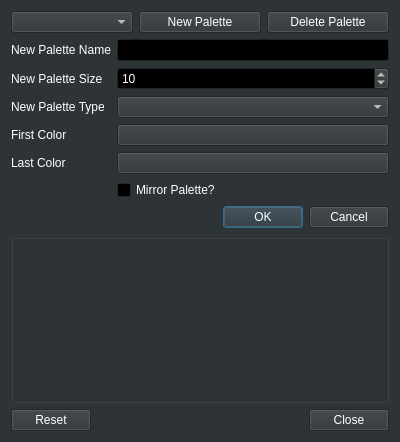
<?xml version="1.0" encoding="UTF-8"?>
<ui version="4.0">
 <class>PaletteControl</class>
 <widget class="QDialog" name="PaletteControl">
  <property name="geometry">
   <rect>
    <x>0</x>
    <y>0</y>
    <width>400</width>
    <height>442</height>
   </rect>
  </property>
  <property name="sizePolicy">
   <sizepolicy hsizetype="MinimumExpanding" vsizetype="MinimumExpanding">
    <horstretch>0</horstretch>
    <verstretch>0</verstretch>
   </sizepolicy>
  </property>
  <property name="palette">
   <palette>
    <active>
     <colorrole role="WindowText">
      <brush brushstyle="SolidPattern">
       <color alpha="255">
        <red>255</red>
        <green>255</green>
        <blue>255</blue>
       </color>
      </brush>
     </colorrole>
     <colorrole role="Button">
      <brush brushstyle="SolidPattern">
       <color alpha="255">
        <red>46</red>
        <green>52</green>
        <blue>54</blue>
       </color>
      </brush>
     </colorrole>
     <colorrole role="Light">
      <brush brushstyle="SolidPattern">
       <color alpha="255">
        <red>69</red>
        <green>78</green>
        <blue>81</blue>
       </color>
      </brush>
     </colorrole>
     <colorrole role="Midlight">
      <brush brushstyle="SolidPattern">
       <color alpha="255">
        <red>57</red>
        <green>65</green>
        <blue>67</blue>
       </color>
      </brush>
     </colorrole>
     <colorrole role="Dark">
      <brush brushstyle="SolidPattern">
       <color alpha="255">
        <red>23</red>
        <green>26</green>
        <blue>27</blue>
       </color>
      </brush>
     </colorrole>
     <colorrole role="Mid">
      <brush brushstyle="SolidPattern">
       <color alpha="255">
        <red>30</red>
        <green>34</green>
        <blue>36</blue>
       </color>
      </brush>
     </colorrole>
     <colorrole role="Text">
      <brush brushstyle="SolidPattern">
       <color alpha="255">
        <red>255</red>
        <green>255</green>
        <blue>255</blue>
       </color>
      </brush>
     </colorrole>
     <colorrole role="BrightText">
      <brush brushstyle="SolidPattern">
       <color alpha="255">
        <red>255</red>
        <green>255</green>
        <blue>255</blue>
       </color>
      </brush>
     </colorrole>
     <colorrole role="ButtonText">
      <brush brushstyle="SolidPattern">
       <color alpha="255">
        <red>255</red>
        <green>255</green>
        <blue>255</blue>
       </color>
      </brush>
     </colorrole>
     <colorrole role="Base">
      <brush brushstyle="SolidPattern">
       <color alpha="255">
        <red>0</red>
        <green>0</green>
        <blue>0</blue>
       </color>
      </brush>
     </colorrole>
     <colorrole role="Window">
      <brush brushstyle="SolidPattern">
       <color alpha="255">
        <red>46</red>
        <green>52</green>
        <blue>54</blue>
       </color>
      </brush>
     </colorrole>
     <colorrole role="Shadow">
      <brush brushstyle="SolidPattern">
       <color alpha="255">
        <red>0</red>
        <green>0</green>
        <blue>0</blue>
       </color>
      </brush>
     </colorrole>
     <colorrole role="AlternateBase">
      <brush brushstyle="SolidPattern">
       <color alpha="255">
        <red>23</red>
        <green>26</green>
        <blue>27</blue>
       </color>
      </brush>
     </colorrole>
     <colorrole role="ToolTipBase">
      <brush brushstyle="SolidPattern">
       <color alpha="255">
        <red>255</red>
        <green>255</green>
        <blue>220</blue>
       </color>
      </brush>
     </colorrole>
     <colorrole role="ToolTipText">
      <brush brushstyle="SolidPattern">
       <color alpha="255">
        <red>0</red>
        <green>0</green>
        <blue>0</blue>
       </color>
      </brush>
     </colorrole>
    </active>
    <inactive>
     <colorrole role="WindowText">
      <brush brushstyle="SolidPattern">
       <color alpha="255">
        <red>255</red>
        <green>255</green>
        <blue>255</blue>
       </color>
      </brush>
     </colorrole>
     <colorrole role="Button">
      <brush brushstyle="SolidPattern">
       <color alpha="255">
        <red>46</red>
        <green>52</green>
        <blue>54</blue>
       </color>
      </brush>
     </colorrole>
     <colorrole role="Light">
      <brush brushstyle="SolidPattern">
       <color alpha="255">
        <red>69</red>
        <green>78</green>
        <blue>81</blue>
       </color>
      </brush>
     </colorrole>
     <colorrole role="Midlight">
      <brush brushstyle="SolidPattern">
       <color alpha="255">
        <red>57</red>
        <green>65</green>
        <blue>67</blue>
       </color>
      </brush>
     </colorrole>
     <colorrole role="Dark">
      <brush brushstyle="SolidPattern">
       <color alpha="255">
        <red>23</red>
        <green>26</green>
        <blue>27</blue>
       </color>
      </brush>
     </colorrole>
     <colorrole role="Mid">
      <brush brushstyle="SolidPattern">
       <color alpha="255">
        <red>30</red>
        <green>34</green>
        <blue>36</blue>
       </color>
      </brush>
     </colorrole>
     <colorrole role="Text">
      <brush brushstyle="SolidPattern">
       <color alpha="255">
        <red>255</red>
        <green>255</green>
        <blue>255</blue>
       </color>
      </brush>
     </colorrole>
     <colorrole role="BrightText">
      <brush brushstyle="SolidPattern">
       <color alpha="255">
        <red>255</red>
        <green>255</green>
        <blue>255</blue>
       </color>
      </brush>
     </colorrole>
     <colorrole role="ButtonText">
      <brush brushstyle="SolidPattern">
       <color alpha="255">
        <red>255</red>
        <green>255</green>
        <blue>255</blue>
       </color>
      </brush>
     </colorrole>
     <colorrole role="Base">
      <brush brushstyle="SolidPattern">
       <color alpha="255">
        <red>0</red>
        <green>0</green>
        <blue>0</blue>
       </color>
      </brush>
     </colorrole>
     <colorrole role="Window">
      <brush brushstyle="SolidPattern">
       <color alpha="255">
        <red>46</red>
        <green>52</green>
        <blue>54</blue>
       </color>
      </brush>
     </colorrole>
     <colorrole role="Shadow">
      <brush brushstyle="SolidPattern">
       <color alpha="255">
        <red>0</red>
        <green>0</green>
        <blue>0</blue>
       </color>
      </brush>
     </colorrole>
     <colorrole role="AlternateBase">
      <brush brushstyle="SolidPattern">
       <color alpha="255">
        <red>23</red>
        <green>26</green>
        <blue>27</blue>
       </color>
      </brush>
     </colorrole>
     <colorrole role="ToolTipBase">
      <brush brushstyle="SolidPattern">
       <color alpha="255">
        <red>255</red>
        <green>255</green>
        <blue>220</blue>
       </color>
      </brush>
     </colorrole>
     <colorrole role="ToolTipText">
      <brush brushstyle="SolidPattern">
       <color alpha="255">
        <red>0</red>
        <green>0</green>
        <blue>0</blue>
       </color>
      </brush>
     </colorrole>
    </inactive>
    <disabled>
     <colorrole role="WindowText">
      <brush brushstyle="SolidPattern">
       <color alpha="255">
        <red>23</red>
        <green>26</green>
        <blue>27</blue>
       </color>
      </brush>
     </colorrole>
     <colorrole role="Button">
      <brush brushstyle="SolidPattern">
       <color alpha="255">
        <red>46</red>
        <green>52</green>
        <blue>54</blue>
       </color>
      </brush>
     </colorrole>
     <colorrole role="Light">
      <brush brushstyle="SolidPattern">
       <color alpha="255">
        <red>69</red>
        <green>78</green>
        <blue>81</blue>
       </color>
      </brush>
     </colorrole>
     <colorrole role="Midlight">
      <brush brushstyle="SolidPattern">
       <color alpha="255">
        <red>57</red>
        <green>65</green>
        <blue>67</blue>
       </color>
      </brush>
     </colorrole>
     <colorrole role="Dark">
      <brush brushstyle="SolidPattern">
       <color alpha="255">
        <red>23</red>
        <green>26</green>
        <blue>27</blue>
       </color>
      </brush>
     </colorrole>
     <colorrole role="Mid">
      <brush brushstyle="SolidPattern">
       <color alpha="255">
        <red>30</red>
        <green>34</green>
        <blue>36</blue>
       </color>
      </brush>
     </colorrole>
     <colorrole role="Text">
      <brush brushstyle="SolidPattern">
       <color alpha="255">
        <red>23</red>
        <green>26</green>
        <blue>27</blue>
       </color>
      </brush>
     </colorrole>
     <colorrole role="BrightText">
      <brush brushstyle="SolidPattern">
       <color alpha="255">
        <red>255</red>
        <green>255</green>
        <blue>255</blue>
       </color>
      </brush>
     </colorrole>
     <colorrole role="ButtonText">
      <brush brushstyle="SolidPattern">
       <color alpha="255">
        <red>23</red>
        <green>26</green>
        <blue>27</blue>
       </color>
      </brush>
     </colorrole>
     <colorrole role="Base">
      <brush brushstyle="SolidPattern">
       <color alpha="255">
        <red>46</red>
        <green>52</green>
        <blue>54</blue>
       </color>
      </brush>
     </colorrole>
     <colorrole role="Window">
      <brush brushstyle="SolidPattern">
       <color alpha="255">
        <red>46</red>
        <green>52</green>
        <blue>54</blue>
       </color>
      </brush>
     </colorrole>
     <colorrole role="Shadow">
      <brush brushstyle="SolidPattern">
       <color alpha="255">
        <red>0</red>
        <green>0</green>
        <blue>0</blue>
       </color>
      </brush>
     </colorrole>
     <colorrole role="AlternateBase">
      <brush brushstyle="SolidPattern">
       <color alpha="255">
        <red>46</red>
        <green>52</green>
        <blue>54</blue>
       </color>
      </brush>
     </colorrole>
     <colorrole role="ToolTipBase">
      <brush brushstyle="SolidPattern">
       <color alpha="255">
        <red>255</red>
        <green>255</green>
        <blue>220</blue>
       </color>
      </brush>
     </colorrole>
     <colorrole role="ToolTipText">
      <brush brushstyle="SolidPattern">
       <color alpha="255">
        <red>0</red>
        <green>0</green>
        <blue>0</blue>
       </color>
      </brush>
     </colorrole>
    </disabled>
   </palette>
  </property>
  <property name="windowTitle">
   <string>Palette Editor</string>
  </property>
  <layout class="QVBoxLayout" name="verticalLayout">
   <item>
    <layout class="QHBoxLayout" name="paletteSelectLayout">
     <property name="spacing">
      <number>6</number>
     </property>
     <item>
      <widget class="QComboBox" name="paletteComboBox"/>
     </item>
     <item>
      <widget class="QPushButton" name="createPaletteButton">
       <property name="toolTip">
        <string/>
       </property>
       <property name="text">
        <string>New Palette</string>
       </property>
      </widget>
     </item>
     <item>
      <widget class="QPushButton" name="removeButton">
       <property name="toolTip">
        <string/>
       </property>
       <property name="text">
        <string>Delete Palette</string>
       </property>
      </widget>
     </item>
    </layout>
   </item>
   <item>
    <layout class="QFormLayout" name="formLayout">
     <item row="0" column="0">
      <widget class="QLabel" name="nameLabel">
       <property name="text">
        <string>New Palette Name</string>
       </property>
      </widget>
     </item>
     <item row="0" column="1">
      <widget class="QLineEdit" name="nameLineEdit">
       <property name="toolTip">
        <string/>
       </property>
      </widget>
     </item>
     <item row="1" column="0">
      <widget class="QLabel" name="numColorsLabel">
       <property name="text">
        <string>New Palette Size</string>
       </property>
      </widget>
     </item>
     <item row="1" column="1">
      <widget class="QSpinBox" name="numColorsSpinBox">
       <property name="toolTip">
        <string>The number of colors in the new palette</string>
       </property>
       <property name="minimum">
        <number>1</number>
       </property>
       <property name="maximum">
        <number>255</number>
       </property>
       <property name="value">
        <number>10</number>
       </property>
      </widget>
     </item>
     <item row="2" column="1">
      <widget class="QComboBox" name="typeComboBox">
       <property name="toolTip">
        <string/>
       </property>
      </widget>
     </item>
     <item row="2" column="0">
      <widget class="QLabel" name="typeLabel">
       <property name="text">
        <string>New Palette Type</string>
       </property>
      </widget>
     </item>
     <item row="6" column="1">
      <widget class="QDialogButtonBox" name="createButtonBox">
       <property name="standardButtons">
        <set>QDialogButtonBox::Cancel|QDialogButtonBox::Ok</set>
       </property>
      </widget>
     </item>
     <item row="3" column="0">
      <widget class="QLabel" name="baseColorLabel">
       <property name="text">
        <string>First Color</string>
       </property>
      </widget>
     </item>
     <item row="3" column="1">
      <widget class="QPushButton" name="baseColorButton">
       <property name="toolTip">
        <string/>
       </property>
       <property name="text">
        <string/>
       </property>
      </widget>
     </item>
     <item row="4" column="1">
      <widget class="QPushButton" name="targetColorButton">
       <property name="toolTip">
        <string/>
       </property>
       <property name="text">
        <string/>
       </property>
      </widget>
     </item>
     <item row="4" column="0">
      <widget class="QLabel" name="targetColorLabel">
       <property name="text">
        <string>Last Color</string>
       </property>
      </widget>
     </item>
     <item row="5" column="1">
      <widget class="QCheckBox" name="reverseCheckBox">
       <property name="toolTip">
        <string>If true, the second half of the palette will scale back from the last color to the first color</string>
       </property>
       <property name="text">
        <string>Mirror Palette?</string>
       </property>
      </widget>
     </item>
    </layout>
   </item>
   <item>
    <widget class="QGroupBox" name="colorsGroupBox">
     <property name="title">
      <string notr="true"/>
     </property>
     <property name="flat">
      <bool>true</bool>
     </property>
     <layout class="QGridLayout" name="gridLayout">
      <item row="0" column="0">
       <widget class="QScrollArea" name="scrollArea">
        <property name="frameShape">
         <enum>QFrame::NoFrame</enum>
        </property>
        <property name="frameShadow">
         <enum>QFrame::Plain</enum>
        </property>
        <property name="lineWidth">
         <number>0</number>
        </property>
        <property name="widgetResizable">
         <bool>true</bool>
        </property>
        <widget class="QWidget" name="scrollAreaWidgetContents">
         <property name="geometry">
          <rect>
           <x>0</x>
           <y>0</y>
           <width>358</width>
           <height>68</height>
          </rect>
         </property>
         <layout class="QGridLayout" name="gridLayout_2">
          <item row="0" column="0">
           <layout class="QHBoxLayout" name="colorsLayout"/>
          </item>
         </layout>
        </widget>
       </widget>
      </item>
     </layout>
    </widget>
   </item>
   <item>
    <widget class="QDialogButtonBox" name="buttonBox">
     <property name="orientation">
      <enum>Qt::Horizontal</enum>
     </property>
     <property name="standardButtons">
      <set>QDialogButtonBox::Close|QDialogButtonBox::Reset</set>
     </property>
    </widget>
   </item>
  </layout>
 </widget>
 <resources/>
 <connections>
  <connection>
   <sender>buttonBox</sender>
   <signal>accepted()</signal>
   <receiver>PaletteControl</receiver>
   <slot>accept()</slot>
   <hints>
    <hint type="sourcelabel">
     <x>248</x>
     <y>254</y>
    </hint>
    <hint type="destinationlabel">
     <x>157</x>
     <y>274</y>
    </hint>
   </hints>
  </connection>
  <connection>
   <sender>buttonBox</sender>
   <signal>rejected()</signal>
   <receiver>PaletteControl</receiver>
   <slot>reject()</slot>
   <hints>
    <hint type="sourcelabel">
     <x>316</x>
     <y>260</y>
    </hint>
    <hint type="destinationlabel">
     <x>286</x>
     <y>274</y>
    </hint>
   </hints>
  </connection>
 </connections>
</ui>
